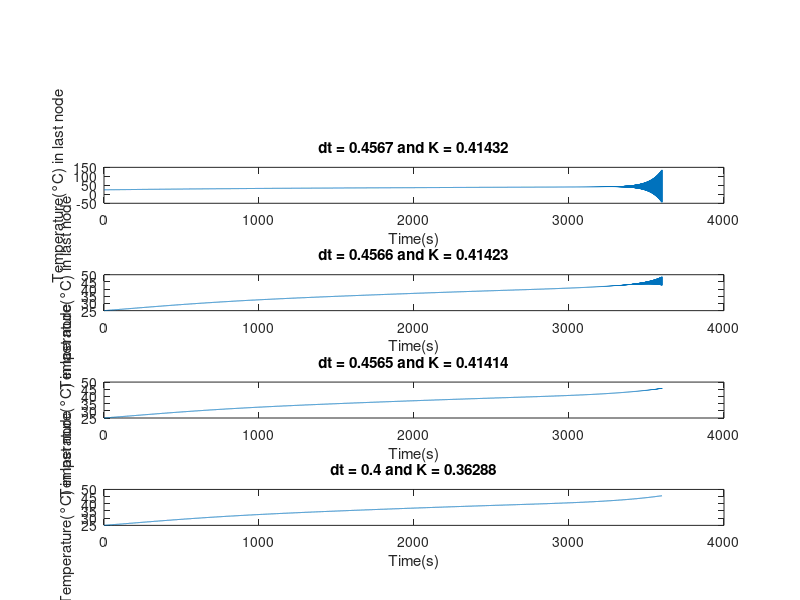

Write the MATLAB code that produced this figure.
clc
clear
%% Data
s = @(t) 59116.31 + 58.03 * t - 0.138 * t^2 + 1.102 * 10^-4 * t^3 - 3.751 * 10^-8 * t^4 + 4.683 * 10^-12 * t^5;
Timbient = 25;
h = 10;
R = 9 * 10^-3;
Ru = 2939;
k = 1.6;
cp = 2400;
a = 2.268 * 10^-7;
r1 = 4 * 10^-3;
r2 = 8 * 10^-3;
t1 = 900;
t2 = 1800;
t3 = 3600;
dr = 0.5 * 10^-3;
dt = [0.5 0.4567 0.4566 0.4565 0.4];
%% Plotting
figure('Name', 'Question 1', 'NumberTitle', 'off')
for z = 1:length(dt)
        tmax = 3600;
        m = round(R/dr);
        n = round(tmax/dt(z));
        A = zeros(n + 1, m + 1);
        K = (a * dt(z)) / dr^2;
        t = linspace(0, tmax, n + 1);
        redius = 0:dr:R;
        %% Explicit
        A(1,: ) = Timbient;
        for p = 2 : n + 1
            for i = 1 : m + 1
                if i == 1
                    A(p, i) = ((a * dt(z)) / k) * s((p - 1 - 1) * dt(z)) + (1 - 4 * K) * A(p - 1, i) + (4 * K) * A(p - 1, i + 1); 
                elseif 1 < i && i < m + 1
                    A(p, i) = ((a * dt(z)) / k) * s((p - 1 - 1) * dt(z)) + (K - K/(2 * (i - 1))) * A(p - 1, i - 1) + (1 - 2 * K) * A(p - 1, i) + (K + K/(2 * (i - 1))) * A(p - 1, i + 1);
                elseif i == m  + 1
                    A(p, i) = ((a * dt(z)) / k) * s((p - 1 - 1) * dt(z)) + (K + K/(2*(i-1))) * ((2 * h * dr * Timbient)/k) + (2 * K) * A(p - 1, i -1) + (1 - 2 * K + (K + K/(2*(i-1))) * ((-2 * h * dr)/k)) * A(p - 1, i);
                end
            end
        end
        subplot(5, 1, z)
        plot(t, A( : , 19))
        title(['dt = ', num2str(dt(z)), ' and K = ', num2str(K)])
        xlabel('Time(s)')
        ylabel('Temperature(°C) in last node')
end
%% Finding The critical value of K and dt
disp('The critical value of K and dt with error and try are 0.41414 and 0.4565s')

 
